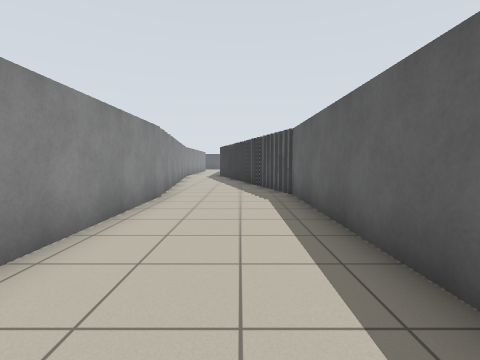
[1] (above)

16 first-person views from a walk through a Stage world. The camera is 1 m above the floor, tilts 4° down and sees 85° across. Floor lines are 1 m apart. The floor is counted in squares, 1 m on a side. Each view is taken from the middle of a square. On the plan, view 1 faces up. The plan holds only what a view shows up to about 11 squares ahead; the rest is blank. Robots are left out.

[2]
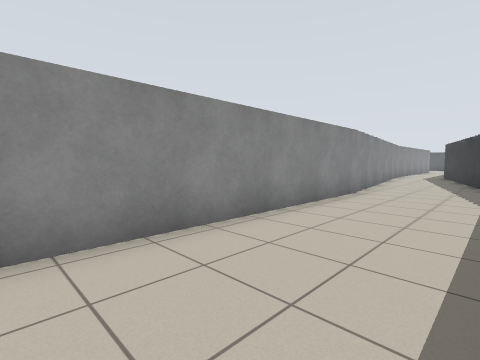

[3]
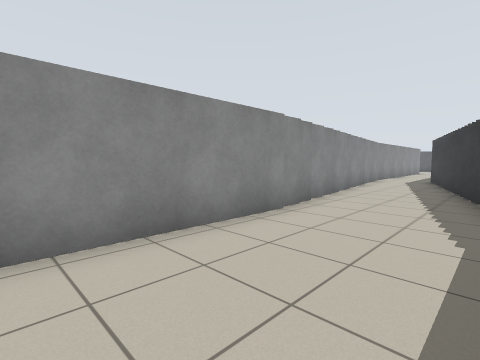

[4]
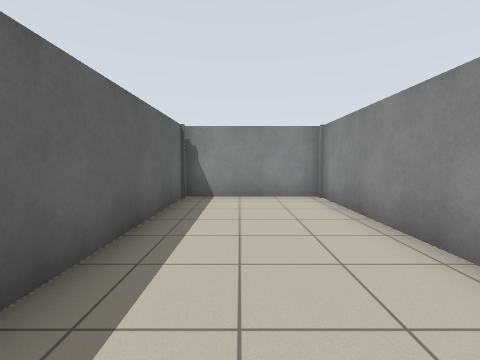

[5]
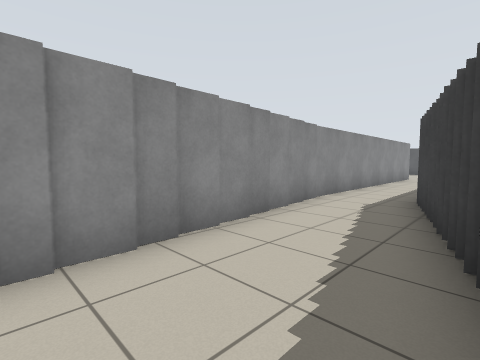

[6]
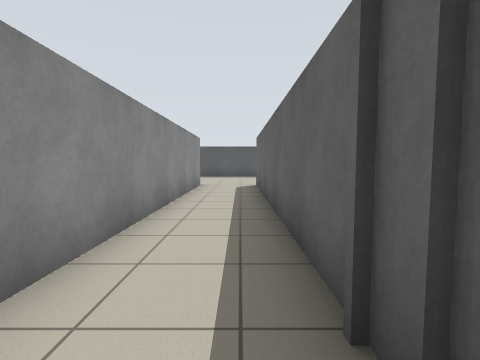

[7]
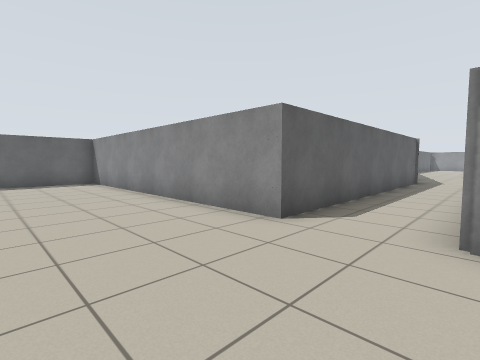

[8]
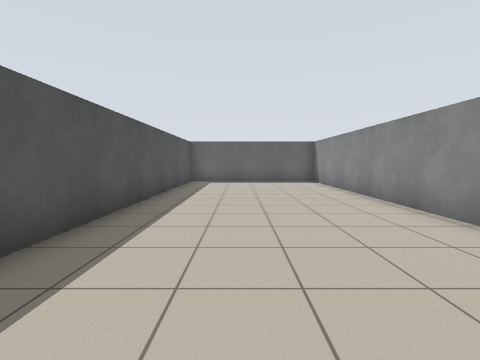

[9]
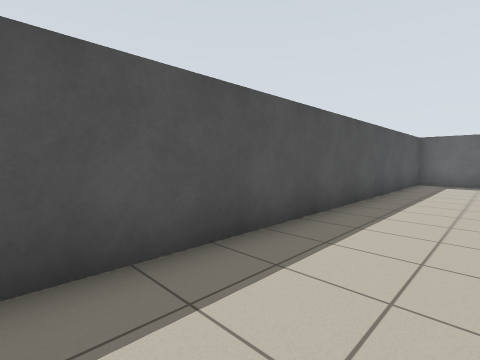

[10]
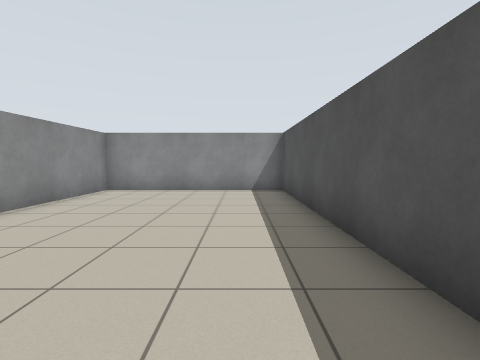

[11]
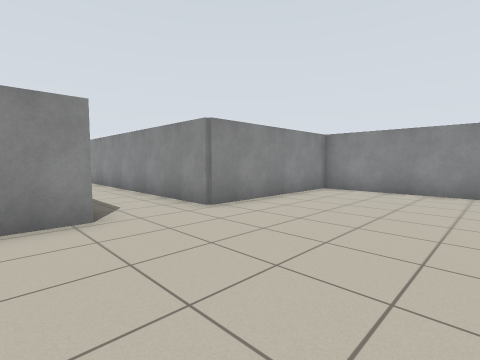

[12]
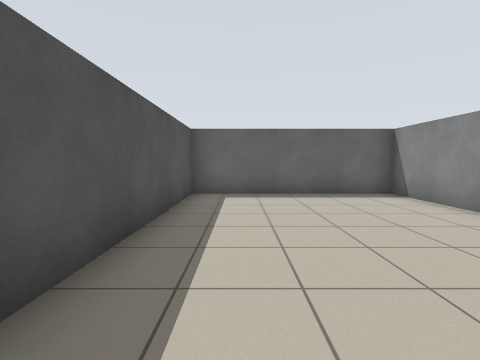

[13]
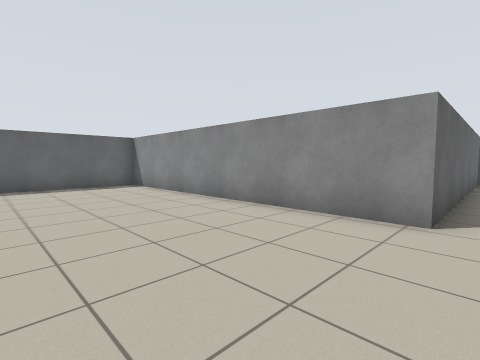

[14]
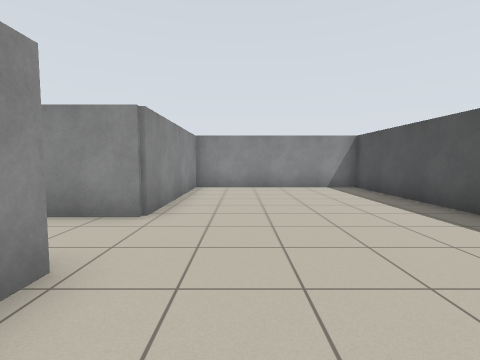

[15]
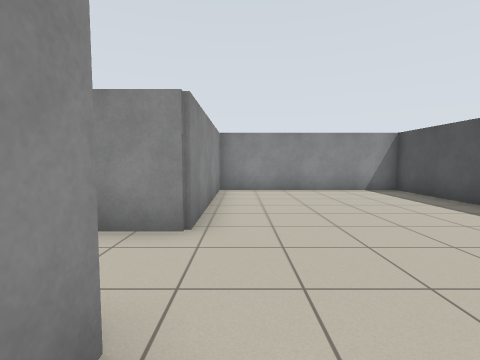

[16]
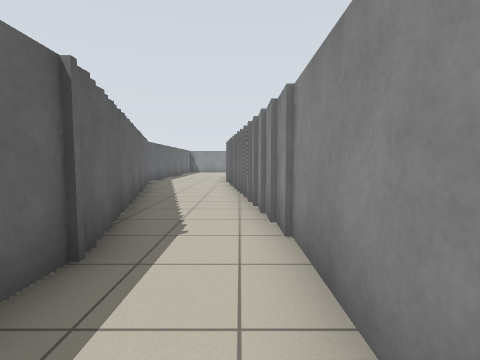

### Floor plan
Points are (right, up) in squares from view 1. A wall is a line through its corners. A room is listed if a view was taken in it or the views show most of it. See-through windows are left out.
Room 1 (views 1, 2, 3, 4, 5)
walls: (-2.3, 8.5) (-2.3, -3.5) (1.6, -3.5) (1.6, 8.4); (1.4, 8.2) (1.4, 9); (1.2, 9.1) (1.2, 9.6); (0.9, 9.9) (0.9, 10.6); (-2.6, 10.8) (-2.6, 8.5); (0.5, 11.5) (0.5, 12); (-2.9, 12.9) (-2.9, 10.9); (-3.1, 14.5) (-3.1, 12.9)
ways out: opening at (-1.5, 15) to room 2
Room 2 (views 6, 7, 8, 9, 10, 11, 12, 13, 14, 15, 16)
walls: (-1.3, 17.6) (-1.3, 28.3) (9.1, 28.3) (9.1, 34.5) (-9.2, 34.5) (-9.2, 28.3) (-3.7, 28.3) (-3.7, 16.8); (-3.5, 16.9) (-3.5, 15.9); (-3.3, 16) (-3.3, 14.4); (-0.4, 14.8) (-0.4, 15.2)
ways out: opening at (-1.5, 15) to room 1

Positions as (right, up) in squares from view 1, and headings:
1: (0, 0), facing up
2: (1, -1), facing up-left
3: (1, 3), facing up-left
4: (0, 4), facing down
5: (0, 11), facing up-left
6: (-2, 17), facing up
7: (-4, 32), facing down-right
8: (-4, 32), facing right
9: (-4, 32), facing up-right
10: (0, 33), facing left
11: (0, 33), facing down-left
12: (1, 33), facing right
13: (-2, 33), facing down-right
14: (1, 30), facing left
15: (0, 29), facing left
16: (-3, 21), facing down
